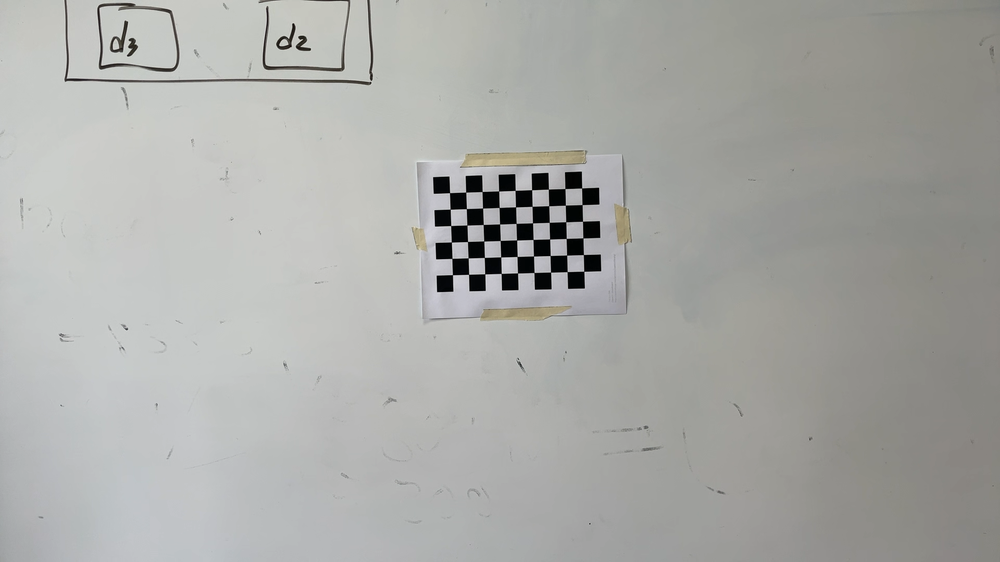
#> input picture my-cal-images/calibration-images/calibration-image-0000.png, 1000 x 562 px, shrunk from 1920 x 1080 before the run; its folder holds only this picture in this run
$ python monocular-cam-settings.py
#> lines starting #> are read from the running program, lines starting #| are printed output that depends on the picture; after the words box and inside, x2 and y2 are one past the last pixel; in counts of white or black regions, pixels touching at a corner belong together
import numpy as np
import cv2 as cv
import glob

rows = 6
columns = 9

# termination criteria
criteria = (cv.TERM_CRITERIA_EPS + cv.TERM_CRITERIA_MAX_ITER, 30, 0.001)

# prepare object points, like (0,0,0), (1,0,0), (2,0,0) ....,(6,5,0)
objp = np.zeros((rows*columns,3), np.float32)
objp[:,:2] = np.mgrid[0:columns,0:rows].T.reshape(-1,2)

# Arrays to store object points and image points from all the images.
objpoints = [] # 3d point in real world space
imgpoints = [] # 2d points in image plane.
images = glob.glob('my-cal-images/calibration-images/*.png')

for fname in images:

    img = cv.imread(fname)
#> img is the input picture: shape (562, 1000, 3); mean B, G, R 167.2, 170.3, 169.5
    gray = cv.cvtColor(img, cv.COLOR_BGR2GRAY)

    # Find the chess board corners
    ret, corners = cv.findChessboardCorners(gray, (columns,rows), None)
#> ret = True; corners = 54 rows, first 8: [449.5, 192.8], [466.2, 192.3], [482.1, 191.5], [498.9, 191.3], [515.2, 190.1], [531.7, 190.1], [548.1, 189], [565.1, 188.6]

    # If found, add object points, image points (after refining them)
    if ret == True:

        objpoints.append(objp)
        corners2 = cv.cornerSubPix(gray,corners, (11,11), (-1,-1), criteria)
#> corners2 = 54 rows, first 8: [449.5, 192.6], [465.7, 192.1], [482.1, 191.5], [498.7, 191], [515.2, 190.4], [531.6, 189.7], [548.4, 189.1], [564.9, 188.6]
        imgpoints.append(corners2)

        # Draw and display the corners
        cv.drawChessboardCorners(img, (columns,rows), corners2, ret)
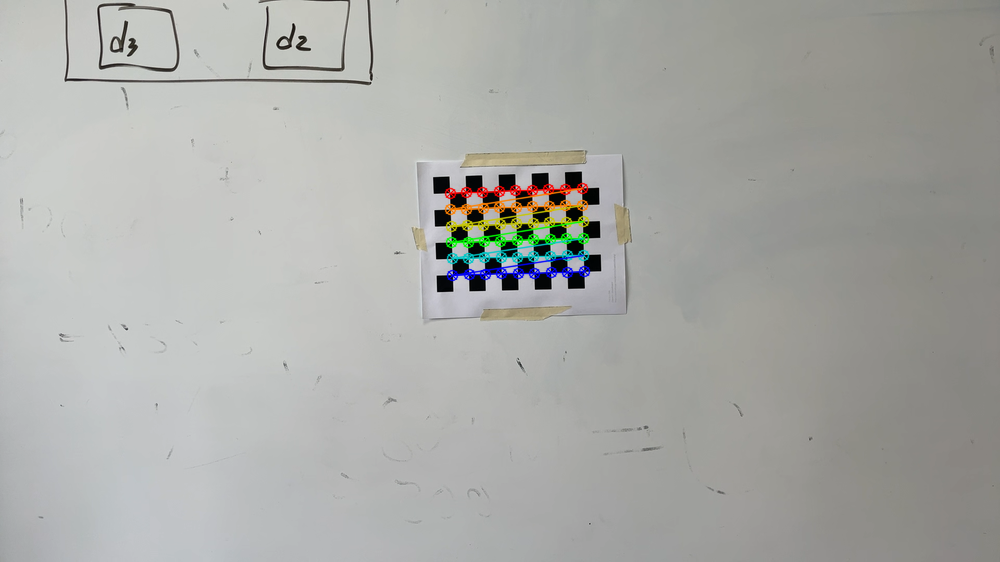
#> img: shape (562, 1000, 3); 1.44% of pixels changed, all inside (x1, y1, x2, y2) = (444, 182, 591, 282)
        cv.imshow('img', img)
        cv.waitKey(500)

cv.destroyAllWindows()

ret, mtx, dist, rvecs, tvecs = cv.calibrateCamera(objpoints, imgpoints, gray.shape[::-1], None, None)
#> ret = 0.0773; mtx = [[1405.9, 0, 500.7], [0, 1387.7, 432.5], [0, 0, 1]]; dist = [[0.18, 1.34, 0.0209, -0.00506, -80.09]]; rvecs = ([0.125, 0.181, -0.0187],); tvecs = ([-3.06, -14.66, 84.35],)

img = cv.imread('my-cal-images/distorted-images/frame-0000.png')
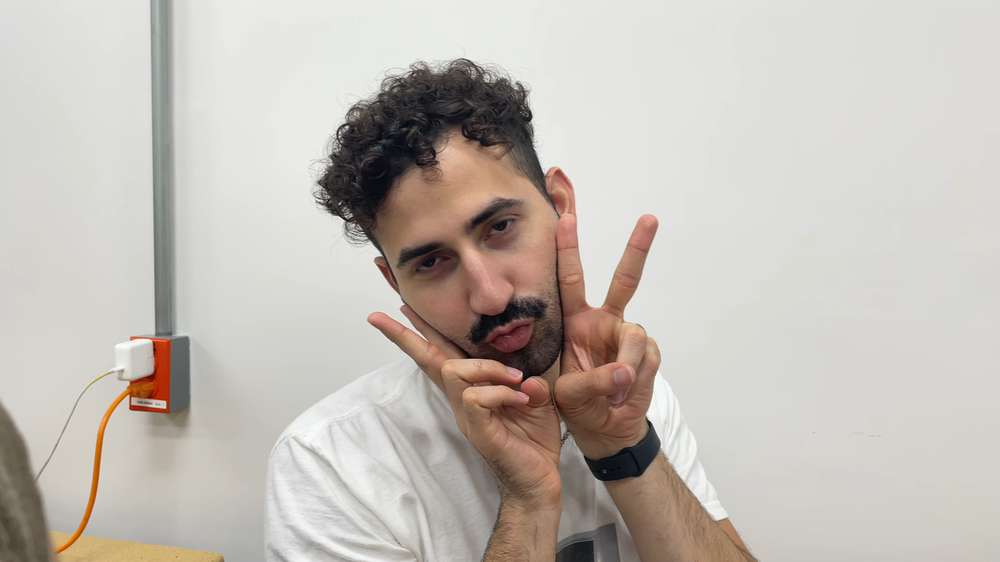
#> input picture my-cal-images/distorted-images/frame-0000.png, 1000 x 562 px, shrunk from 1920 x 1080 before the run
#> img is the input picture: shape (562, 1000, 3); mean B, G, R 182.5, 188.9, 195.4
h,  w = img.shape[:2]
#> h = 562; w = 1000
newcameramtx, roi = cv.getOptimalNewCameraMatrix(mtx, dist, (w,h), 0, (w,h))
#> newcameramtx = [[1405.9, 0, 500.7], [0, 1393.7, 434.4], [0, 0, 1]]; roi = (0, 0, 999, 561)

# undistort
dst = cv.undistort(img, mtx, dist, None, newcameramtx)
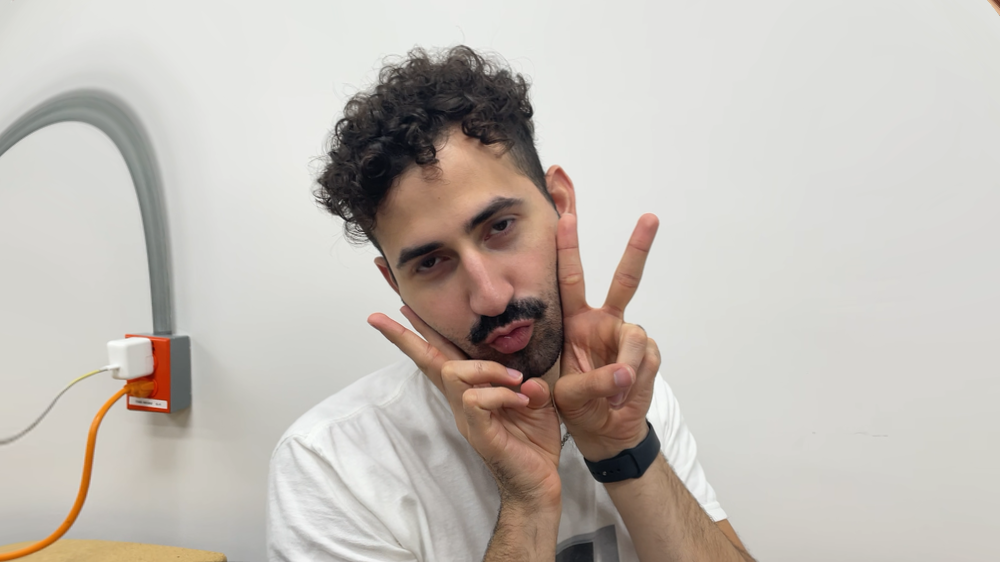
#> dst: shape (562, 1000, 3); mean B, G, R 182.2, 188.7, 195.3
# crop the image
x, y, w, h = roi
#> x = 0; y = 0; w = 999; h = 561
dst = dst[y:y+h, x:x+w]
#> dst: shape (561, 999, 3)
cv.imwrite('calibresult.png', dst)
